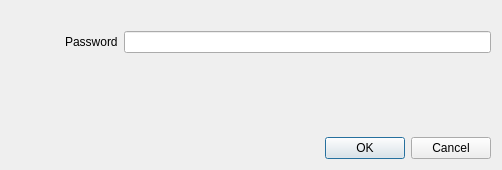
<?xml version="1.0" encoding="UTF-8"?>
<ui version="4.0">
 <class>Qonvince::PassphraseDialogue</class>
 <widget class="QDialog" name="Qonvince::PassphraseDialogue">
  <property name="geometry">
   <rect>
    <x>0</x>
    <y>0</y>
    <width>502</width>
    <height>170</height>
   </rect>
  </property>
  <property name="minimumSize">
   <size>
    <width>400</width>
    <height>0</height>
   </size>
  </property>
  <property name="windowTitle">
   <string>Enter passphrase</string>
  </property>
  <layout class="QVBoxLayout" name="verticalLayout_3">
   <item>
    <layout class="QHBoxLayout" name="mainLayout" stretch="0,10">
     <item>
      <layout class="QVBoxLayout" name="iconLayout">
       <item>
        <widget class="QLabel" name="icon">
         <property name="minimumSize">
          <size>
           <width>48</width>
           <height>48</height>
          </size>
         </property>
         <property name="maximumSize">
          <size>
           <width>64</width>
           <height>64</height>
          </size>
         </property>
         <property name="baseSize">
          <size>
           <width>32</width>
           <height>32</height>
          </size>
         </property>
         <property name="text">
          <string/>
         </property>
         <property name="pixmap">
          <pixmap resource="../resources/icons.qrc">:/icons/passphrasedialogue/lock</pixmap>
         </property>
         <property name="scaledContents">
          <bool>true</bool>
         </property>
         <property name="alignment">
          <set>Qt::AlignLeading|Qt::AlignLeft|Qt::AlignTop</set>
         </property>
        </widget>
       </item>
       <item>
        <spacer name="iconSpacer">
         <property name="orientation">
          <enum>Qt::Vertical</enum>
         </property>
         <property name="sizeHint" stdset="0">
          <size>
           <width>20</width>
           <height>40</height>
          </size>
         </property>
        </spacer>
       </item>
      </layout>
     </item>
     <item>
      <layout class="QVBoxLayout" name="passphraseLayout" stretch="0,0,0">
       <item>
        <widget class="QLabel" name="message">
         <property name="text">
          <string/>
         </property>
         <property name="wordWrap">
          <bool>true</bool>
         </property>
        </widget>
       </item>
       <item>
        <layout class="QHBoxLayout" name="passphraseWidgetLayout">
         <item>
          <widget class="QLabel" name="passswordLabel">
           <property name="text">
            <string>Password</string>
           </property>
          </widget>
         </item>
         <item>
          <widget class="QLineEdit" name="passphrase">
           <property name="echoMode">
            <enum>QLineEdit::Password</enum>
           </property>
          </widget>
         </item>
        </layout>
       </item>
       <item>
        <spacer name="passphraseSpacer">
         <property name="orientation">
          <enum>Qt::Vertical</enum>
         </property>
         <property name="sizeHint" stdset="0">
          <size>
           <width>20</width>
           <height>0</height>
          </size>
         </property>
        </spacer>
       </item>
      </layout>
     </item>
    </layout>
   </item>
   <item>
    <widget class="QDialogButtonBox" name="controlBox">
     <property name="orientation">
      <enum>Qt::Horizontal</enum>
     </property>
     <property name="standardButtons">
      <set>QDialogButtonBox::Cancel|QDialogButtonBox::Ok</set>
     </property>
    </widget>
   </item>
  </layout>
 </widget>
 <resources>
  <include location="../resources/icons.qrc"/>
 </resources>
 <connections>
  <connection>
   <sender>controlBox</sender>
   <signal>accepted()</signal>
   <receiver>Qonvince::PassphraseDialogue</receiver>
   <slot>accept()</slot>
   <hints>
    <hint type="sourcelabel">
     <x>248</x>
     <y>254</y>
    </hint>
    <hint type="destinationlabel">
     <x>157</x>
     <y>274</y>
    </hint>
   </hints>
  </connection>
  <connection>
   <sender>controlBox</sender>
   <signal>rejected()</signal>
   <receiver>Qonvince::PassphraseDialogue</receiver>
   <slot>reject()</slot>
   <hints>
    <hint type="sourcelabel">
     <x>316</x>
     <y>260</y>
    </hint>
    <hint type="destinationlabel">
     <x>286</x>
     <y>274</y>
    </hint>
   </hints>
  </connection>
 </connections>
</ui>
